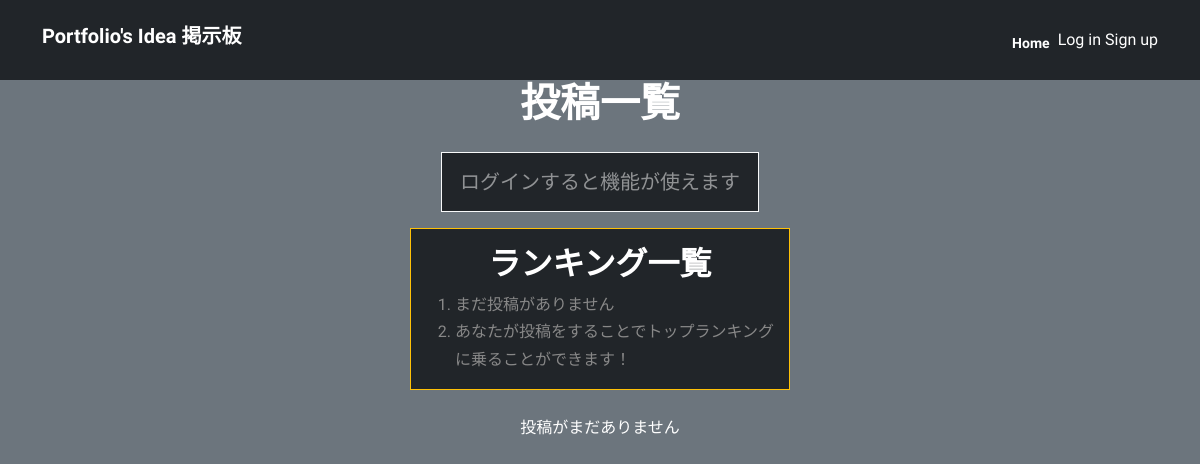
The app's page /, older data.
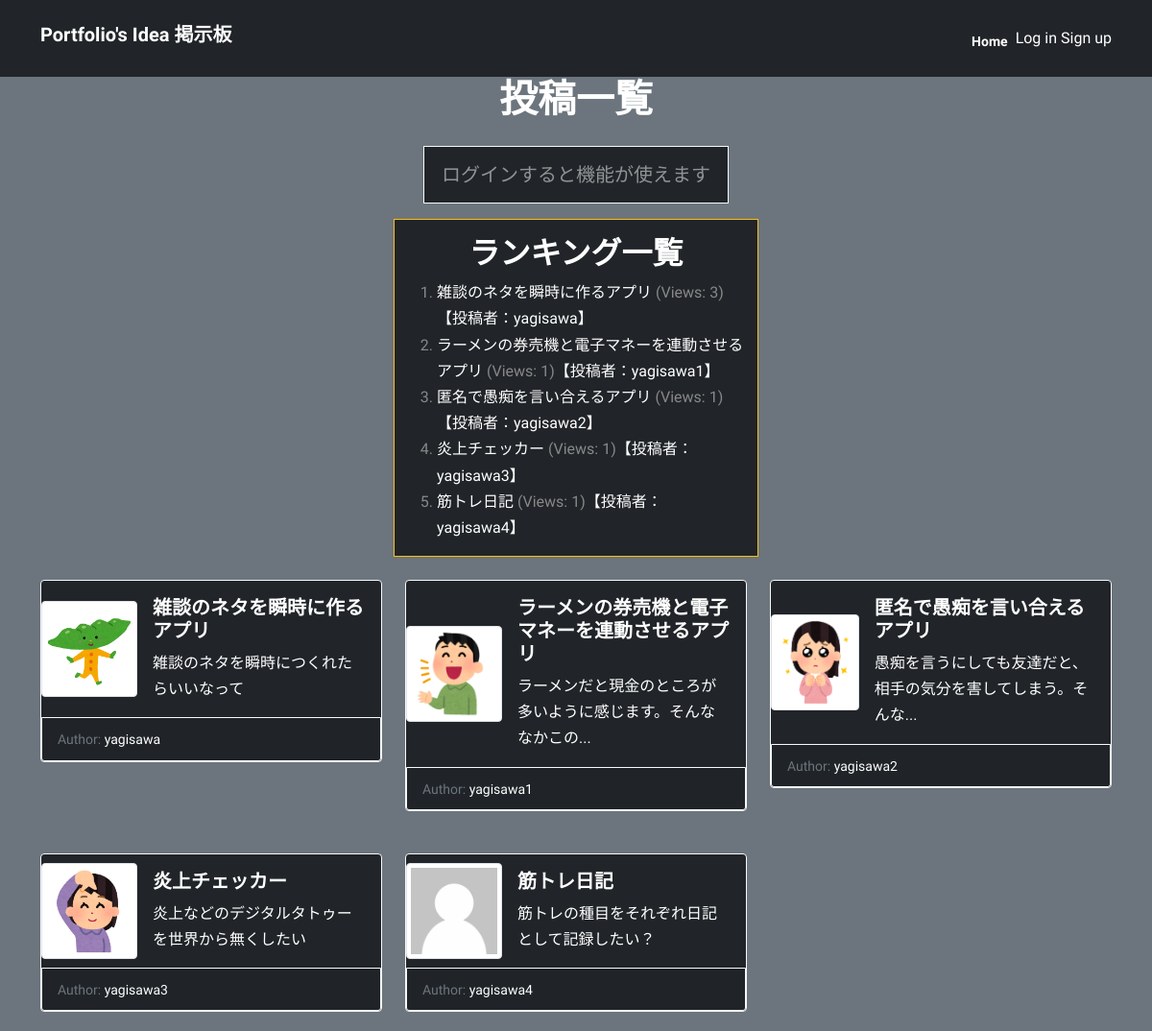
The same page, newer data.
### myapp/models.py (models this page shows, shortened)
class Post(models.Model):
    title = models.CharField(max_length=200)
    content = models.TextField()
    author = models.ForeignKey(User, on_delete=models.CASCADE)
    created_at = models.DateTimeField(auto_now_add=True)
    updated_at = models.DateTimeField(auto_now=True)
    likes = models.ManyToManyField(settings.AUTH_USER_MODEL, related_name='likes', blank=True)
    views = models.IntegerField(default=0)
    icon = models.ImageField(upload_to='icons/', blank=True, null=True)
    def get_author_avatar_url(self):
        return self.author.profile.avatar.url if self.author.profile.avatar else None

class Profile(models.Model):
    user = models.OneToOneField(User, on_delete=models.CASCADE)
    bio = models.TextField(max_length=500, blank=True)
    website = models.URLField(max_length=200, blank=True)
    location = models.CharField(max_length=100, blank=True)
    avatar = models.ImageField(upload_to='avatars/', blank=True, null=True)
    followers = models.ManyToManyField(User, related_name='following', blank=True)
    followers_count = models.PositiveIntegerField(default=0)

### myapp/views.py (the view)
# urls.py: path('', views.post_list, name='post_list'),
def post_list(request):
    posts = Post.objects.all()
    ranked_posts = Post.objects.annotate(num_views=F('views') + 1).order_by('-num_views')[:5]
    paginator = Paginator(posts, 9)
    page_number = request.GET.get('page')
    page_obj = paginator.get_page(page_number)
    if page_number is None or int(page_number) == 1:
        show_ranking = True
    else:
        show_ranking = False
    if request.method == 'POST':
        form = CommentForm(request.POST)
        if form.is_valid():
            comment = form.save(commit=False)
            comment.post = Post
            comment.save()
            return redirect('post_detail', pk=Post.pk)
    else:
        form = CommentForm()
    return render(request, 'myapp/post_list.html', {'posts': posts, 'ranked_posts': ranked_posts, 'page_obj': page_obj, 'form': form})

### myapp/templates/myapp/post_list.html (shortened to what this page needs)
{% extends 'base.html' %}
{% load static %}
{% block content %}
<div class="container">
  <div class="text-center">
    <h1>投稿一覧</h1>
    {% if user.is_authenticated %}
      <a class="btn btn-primary btn-lg mt-3 mb-3 border border-light" href="{% url 'post_create' %}">新しい投稿はこちらから</a>
    {% else %}
      <p class="btn btn-dark text-white-50 btn-lg mt-3 mb-3 border border-light">ログインすると機能が使えます</p>
    {% endif %}
  </div>
  <div class="row justify-content-center">
    <div class="col-md-4 bg-dark border border-warning mb-4">
      <div class="post-section mt-3 mb-3">
        <h2 class="text-center">ランキング一覧</h2>
        <ol class="ranking-list bg-dark">
          {% for post in ranked_posts %}
            <li><a href="{% url 'post_detail' post.pk %}" class="text-white">{{ post.title }}</a> (Views: {{ post.views }})<a href="{% url 'profile' post.author.username %}">【投稿者：{{ post.author }}】</a></li>
          {% empty %}
            <li>まだ投稿がありません</li>
            <li>あなたが投稿をすることでトップランキングに乗ることができます！</li>
          {% endfor %}
        </ol>
      </div>
    </div>
  </div>
  {% if page_obj %}
  <div class="row row-cols-1 row-cols-md-3 g-4">
    {% for post in page_obj %}
      <div class="col">
        <div class="card bg-dark border border-light">
          <div class="d-flex align-items-center">
            {% if post.get_author_avatar_url %}
              <img src="{{ post.get_author_avatar_url }}" class="card-img-left img-thumbnail" alt="Avatar" style="width: 100px; height: 100px;">
            {% else %}
              <img src="{% static 'images/new_default_avatar.png' %}" class="card-img-left img-thumbnail" alt="Avatar" style="width: 100px; height: 100px;">
            {% endif %}
            <div class="card-body">
              <h5 class="card-title"><a href="{% url 'post_detail' post.pk %}">{{ post.title }}</a></h5>
              <p class="card-text text-white">
                {% if post.content|length > 30 %}
                  {{ post.content|slice:":30" }}...
                {% else %}
                  {{ post.content }}
                {% endif %}
              </p>
            </div>
          </div>
          <div class="card-footer border border-light">
            <small class="text-muted">Author: <a href="{% url 'profile' post.author.username %}" class="text-white">{{ post.author.username }}</a></small>
          </div>
        </div>
      </div>
    {% empty %}
      <p class="text-white">投稿がまだありません</p>
    {% endfor %}
  </div>
  {% else %}
    <p class="text-white text-center">投稿がまだありません</p>
  {% endif %}
</div>
{% endblock %}

### myapp/templates/base.html (shortened to what this page needs)
{% load static %}
<!DOCTYPE html>
<html>
  <head>
    <link href="https://cdn.jsdelivr.net/npm/bootstrap@5.0.2/dist/css/bootstrap.min.css" rel="stylesheet">
    <link rel="stylesheet" href="{% static 'myapp/style.css' %}">
  </head>
  <body class="bg-secondary">
      <nav class="navbar navbar-expand-lg navbar-dark bg-dark py-3">
        <div class="container">
          <h1 class="navbar-brand">Portfolio's Idea 掲示板</h1>
          <div class="collapse navbar-collapse" id="navbarNav">
            <ul class="navbar-nav ms-auto align-items-center">
              <li class="nav-item">
                <a class="nav-link active" aria-current="page" href="{% url 'post_list' %}">Home</a>
              </li>
              {% if user.is_authenticated %}
              <li class="nav-item">
                <a class="nav-link" href="{% url 'my_posts' %}">My posts</a>
              </li>
              <li class="nav-item">
                <a class="nav-link" href="{% url 'profile' user.username %}">Edit Profile</a>
              </li>
              <li class="nav-item align-items-center">
                <p class="text-white m-0">ログインユーザー: {{ user.username }}</p>
              </li>
              <li class="nav-item ms-3">
                <form method="post" action="{% url 'logout' %}">
                  {% csrf_token %}
                    <button type="submit">Log out</button>
                </form>
              </li>
              {% else %}
                <li class="auth-links">
                  <a href="{% url 'login' %}">Log in</a>
                  <a href="{% url 'signup' %}">Sign up</a>
                </li>
              {% endif %}
            </ul>
          </div>
        </div>
      </nav>
    <div id="content">
      {% block content %}
      {% endblock %}
    </div>
  </body>
</html>

### myapp/static/myapp/style.css (style rules this page uses)
:root { --primary: #0d6efd; --white: #ffffff; --body: #888; }
body { font-family: 'Sora', sans-serif; line-height: 1.7; color: var(--body); }
h1, h2, h3, h4, h5, h6 { color: var(--white); font-weight: 700; }
a { color: var(--white); text-decoration: none; }
.navbar .nav-link { color: #fff !important; font-size: 14px; font-weight: 700; padding-top: 16px; }
.btn { padding: 14px 18px; border-width: 2px; border-radius: 0; }
.card { margin-bottom: 20px; }

Row changes from the older to the newer data that the page shows:
added Post: title "雑談のネタを瞬時に作るアプリ", views "3", author "yagisawa", get_author_avatar_url (picture), content "雑談のネタを瞬時につくれたらいいなって", author.username "yagisawa"
added Post: title "ラーメンの券売機と電子マネーを連動させるアプリ", views "1", author "yagisawa1", get_author_avatar_url (picture), content "ラーメンだと現金のところが多いように感じます。そんななかこの", author.username "yagisawa1"
added Post: title "匿名で愚痴を言い合えるアプリ", views "1", author "yagisawa2", get_author_avatar_url (picture), content "愚痴を言うにしても友達だと、相手の気分を害してしまう。そんな", author.username "yagisawa2"
added Post: title "炎上チェッカー", views "1", author "yagisawa3", get_author_avatar_url (picture), content "炎上などのデジタルタトゥーを世界から無くしたい", author.username "yagisawa3"
added Post: title "筋トレ日記", views "1", author "yagisawa4", content "筋トレの種目をそれぞれ日記として記録したい？", author.username "yagisawa4"
Text that changed along with them:
text no longer shown: "まだ投稿がありません あなたが投稿をすることでトップランキングに乗ることができます！ 投稿がまだありません"
